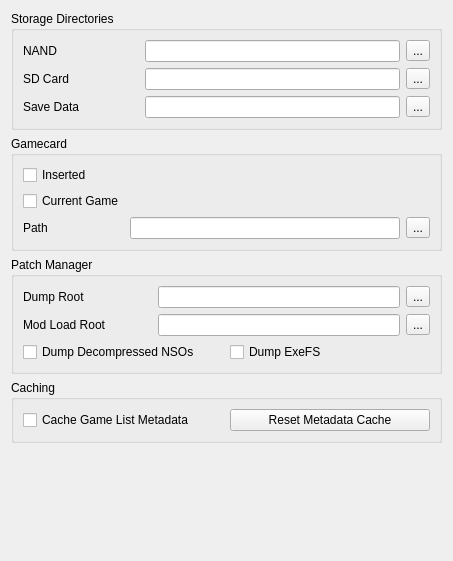
<?xml version="1.0" encoding="UTF-8"?>
<ui version="4.0">
 <class>ConfigureFilesystem</class>
 <widget class="QWidget" name="ConfigureFilesystem">
  <property name="geometry">
   <rect>
    <x>0</x>
    <y>0</y>
    <width>453</width>
    <height>561</height>
   </rect>
  </property>
  <property name="windowTitle">
   <string>Form</string>
  </property>
  <property name="accessibleName">
   <string>Filesystem</string>
  </property>
  <layout class="QVBoxLayout" name="verticalLayout">
   <item>
    <layout class="QVBoxLayout" name="verticalLayout_3">
     <item>
      <widget class="QGroupBox" name="groupBox">
       <property name="title">
        <string>Storage Directories</string>
       </property>
       <layout class="QGridLayout" name="gridLayout">
        <item row="0" column="0">
         <widget class="QLabel" name="label">
          <property name="text">
           <string>NAND</string>
          </property>
         </widget>
        </item>
        <item row="0" column="3">
         <widget class="QToolButton" name="nand_directory_button">
          <property name="text">
           <string>...</string>
          </property>
         </widget>
        </item>
        <item row="0" column="2">
         <widget class="QLineEdit" name="nand_directory_edit"/>
        </item>
        <item row="1" column="2">
         <widget class="QLineEdit" name="sdmc_directory_edit"/>
        </item>
        <item row="1" column="0">
         <widget class="QLabel" name="label_2">
          <property name="text">
           <string>SD Card</string>
          </property>
         </widget>
        </item>
        <item row="1" column="3">
         <widget class="QToolButton" name="sdmc_directory_button">
          <property name="text">
           <string>...</string>
          </property>
         </widget>
        </item>
        <item row="2" column="0">
         <widget class="QLabel" name="label_save">
          <property name="text">
           <string>Save Data</string>
          </property>
         </widget>
        </item>
        <item row="2" column="2">
         <widget class="QLineEdit" name="save_directory_edit"/>
        </item>
        <item row="2" column="3">
         <widget class="QToolButton" name="save_directory_button">
          <property name="text">
           <string>...</string>
          </property>
         </widget>
        </item>
        <item row="0" column="1">
         <spacer name="horizontalSpacer">
          <property name="orientation">
           <enum>Qt::Horizontal</enum>
          </property>
          <property name="sizeType">
           <enum>QSizePolicy::Maximum</enum>
          </property>
          <property name="sizeHint" stdset="0">
           <size>
            <width>60</width>
            <height>20</height>
           </size>
          </property>
         </spacer>
        </item>
       </layout>
      </widget>
     </item>
     <item>
      <widget class="QGroupBox" name="groupBox_2">
       <property name="title">
        <string>Gamecard</string>
       </property>
       <layout class="QGridLayout" name="gridLayout_2">
        <item row="2" column="1">
         <widget class="QLabel" name="label_3">
          <property name="text">
           <string>Path</string>
          </property>
         </widget>
        </item>
        <item row="2" column="2">
         <widget class="QLineEdit" name="gamecard_path_edit"/>
        </item>
        <item row="0" column="1">
         <widget class="QCheckBox" name="gamecard_inserted">
          <property name="text">
           <string>Inserted</string>
          </property>
         </widget>
        </item>
        <item row="1" column="1">
         <widget class="QCheckBox" name="gamecard_current_game">
          <property name="text">
           <string>Current Game</string>
          </property>
         </widget>
        </item>
        <item row="2" column="3">
         <widget class="QToolButton" name="gamecard_path_button">
          <property name="text">
           <string>...</string>
          </property>
         </widget>
        </item>
       </layout>
      </widget>
     </item>
     <item>
      <widget class="QGroupBox" name="groupBox_4">
       <property name="title">
        <string>Patch Manager</string>
       </property>
       <layout class="QGridLayout" name="gridLayout_4">
        <item row="1" column="2">
         <widget class="QLineEdit" name="load_path_edit"/>
        </item>
        <item row="0" column="2">
         <widget class="QLineEdit" name="dump_path_edit"/>
        </item>
        <item row="0" column="3">
         <widget class="QToolButton" name="dump_path_button">
          <property name="text">
           <string>...</string>
          </property>
         </widget>
        </item>
        <item row="1" column="3">
         <widget class="QToolButton" name="load_path_button">
          <property name="text">
           <string>...</string>
          </property>
         </widget>
        </item>
        <item row="2" column="0" colspan="4">
         <layout class="QHBoxLayout" name="horizontalLayout">
          <item>
           <widget class="QCheckBox" name="dump_nso">
            <property name="text">
             <string>Dump Decompressed NSOs</string>
            </property>
           </widget>
          </item>
          <item>
           <widget class="QCheckBox" name="dump_exefs">
            <property name="text">
             <string>Dump ExeFS</string>
            </property>
           </widget>
          </item>
         </layout>
        </item>
        <item row="1" column="0">
         <widget class="QLabel" name="label_9">
          <property name="text">
           <string>Mod Load Root</string>
          </property>
         </widget>
        </item>
        <item row="0" column="0">
         <widget class="QLabel" name="label_8">
          <property name="text">
           <string>Dump Root</string>
          </property>
         </widget>
        </item>
        <item row="0" column="1">
         <spacer name="horizontalSpacer_2">
          <property name="orientation">
           <enum>Qt::Horizontal</enum>
          </property>
          <property name="sizeType">
           <enum>QSizePolicy::Fixed</enum>
          </property>
          <property name="sizeHint" stdset="0">
           <size>
            <width>40</width>
            <height>20</height>
           </size>
          </property>
         </spacer>
        </item>
       </layout>
      </widget>
     </item>
     <item>
      <widget class="QGroupBox" name="groupBox_5">
       <property name="title">
        <string>Caching</string>
       </property>
       <layout class="QGridLayout" name="gridLayout_5">
        <item row="0" column="0" colspan="2">
         <layout class="QHBoxLayout" name="horizontalLayout_2">
          <item>
           <widget class="QCheckBox" name="cache_game_list">
            <property name="text">
             <string>Cache Game List Metadata</string>
            </property>
           </widget>
          </item>
          <item>
           <widget class="QPushButton" name="reset_game_list_cache">
            <property name="text">
             <string>Reset Metadata Cache</string>
            </property>
           </widget>
          </item>
         </layout>
        </item>
       </layout>
      </widget>
     </item>
    </layout>
   </item>
   <item>
    <spacer name="verticalSpacer">
     <property name="orientation">
      <enum>Qt::Vertical</enum>
     </property>
     <property name="sizeHint" stdset="0">
      <size>
       <width>20</width>
       <height>40</height>
      </size>
     </property>
    </spacer>
   </item>
  </layout>
 </widget>
 <resources/>
 <connections/>
</ui>
